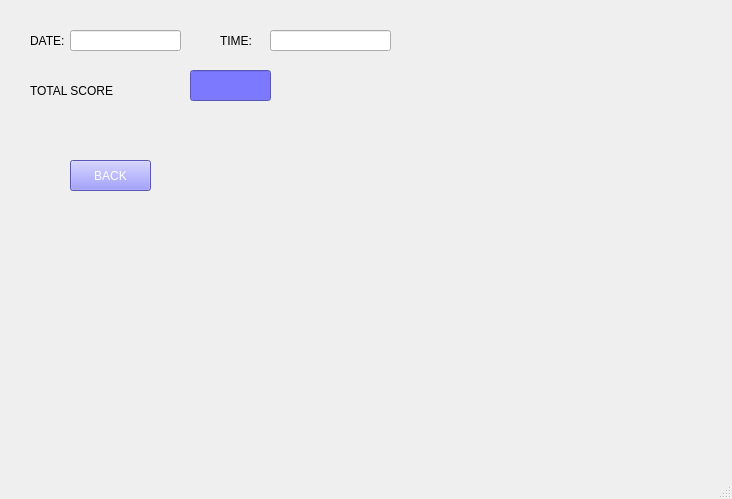
<?xml version="1.0" encoding="UTF-8"?>
<ui version="4.0">
 <class>result</class>
 <widget class="QMainWindow" name="result">
  <property name="geometry">
   <rect>
    <x>0</x>
    <y>0</y>
    <width>732</width>
    <height>499</height>
   </rect>
  </property>
  <property name="windowTitle">
   <string>MainWindow</string>
  </property>
  <widget class="QWidget" name="centralwidget">
   <widget class="QLineEdit" name="T3">
    <property name="geometry">
     <rect>
      <x>190</x>
      <y>70</y>
      <width>81</width>
      <height>31</height>
     </rect>
    </property>
    <property name="styleSheet">
     <string notr="true">background-color: rgb(125, 121, 255);
border-color: rgb(0, 85, 127);
color:rgb(255, 255, 255);
</string>
    </property>
   </widget>
   <widget class="QLabel" name="label_2">
    <property name="geometry">
     <rect>
      <x>30</x>
      <y>80</y>
      <width>261</width>
      <height>21</height>
     </rect>
    </property>
    <property name="styleSheet">
     <string notr="true">font: 12pt &quot;MS Shell Dlg 2&quot;;</string>
    </property>
    <property name="text">
     <string>TOTAL SCORE</string>
    </property>
   </widget>
   <widget class="QPushButton" name="back">
    <property name="geometry">
     <rect>
      <x>70</x>
      <y>160</y>
      <width>81</width>
      <height>31</height>
     </rect>
    </property>
    <property name="styleSheet">
     <string notr="true">background-color: rgb(125, 121, 255);
border-color: rgb(0, 85, 127);
color:rgb(255, 255, 255);</string>
    </property>
    <property name="text">
     <string>BACK</string>
    </property>
   </widget>
   <widget class="QLabel" name="label_3">
    <property name="geometry">
     <rect>
      <x>30</x>
      <y>30</y>
      <width>261</width>
      <height>21</height>
     </rect>
    </property>
    <property name="styleSheet">
     <string notr="true"/>
    </property>
    <property name="text">
     <string>DATE:</string>
    </property>
   </widget>
   <widget class="QLineEdit" name="T3_2">
    <property name="geometry">
     <rect>
      <x>70</x>
      <y>30</y>
      <width>111</width>
      <height>21</height>
     </rect>
    </property>
    <property name="styleSheet">
     <string notr="true"/>
    </property>
   </widget>
   <widget class="QLabel" name="label_4">
    <property name="geometry">
     <rect>
      <x>220</x>
      <y>30</y>
      <width>261</width>
      <height>21</height>
     </rect>
    </property>
    <property name="styleSheet">
     <string notr="true"/>
    </property>
    <property name="text">
     <string>TIME:</string>
    </property>
   </widget>
   <widget class="QLineEdit" name="T3_3">
    <property name="geometry">
     <rect>
      <x>270</x>
      <y>30</y>
      <width>121</width>
      <height>21</height>
     </rect>
    </property>
    <property name="styleSheet">
     <string notr="true"/>
    </property>
   </widget>
  </widget>
  <widget class="QMenuBar" name="menubar">
   <property name="geometry">
    <rect>
     <x>0</x>
     <y>0</y>
     <width>732</width>
     <height>18</height>
    </rect>
   </property>
  </widget>
  <widget class="QStatusBar" name="statusbar"/>
 </widget>
 <resources/>
 <connections/>
</ui>
